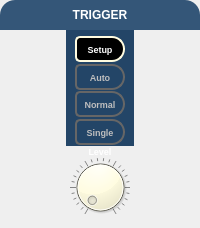
        <widget class="QFrame" name="triggerQFrame">
         <property name="maximumSize">
          <size>
           <width>16777215</width>
           <height>230</height>
          </size>
         </property>
         <property name="styleSheet">
          <string notr="true">#triggerQFrame {
background:#234567;
border: 1px;
border-radius:15px;
}</string>
         </property>
         <layout class="QGridLayout" name="gridLayout_9">
          <property name="leftMargin">
           <number>0</number>
          </property>
          <property name="topMargin">
           <number>0</number>
          </property>
          <property name="rightMargin">
           <number>0</number>
          </property>
          <property name="spacing">
           <number>0</number>
          </property>
          <item row="1" column="1" rowspan="2" alignment="Qt::AlignBottom">
           <widget class="QFrame" name="trig_verticalFrame">
            <property name="sizePolicy">
             <sizepolicy hsizetype="Preferred" vsizetype="Fixed">
              <horstretch>0</horstretch>
              <verstretch>0</verstretch>
             </sizepolicy>
            </property>
            <property name="minimumSize">
             <size>
              <width>50</width>
              <height>116</height>
             </size>
            </property>
            <property name="maximumSize">
             <size>
              <width>69</width>
              <height>111</height>
             </size>
            </property>
            <property name="styleSheet">
             <string notr="true">background:#234567;</string>
            </property>
            <layout class="QVBoxLayout" name="verticalLayout_6">
             <property name="spacing">
              <number>0</number>
             </property>
             <property name="topMargin">
              <number>0</number>
             </property>
             <property name="bottomMargin">
              <number>0</number>
             </property>
             <item>
              <spacer name="verticalSpacer_2">
               <property name="orientation">
                <enum>Qt::Vertical</enum>
               </property>
               <property name="sizeType">
                <enum>QSizePolicy::Fixed</enum>
               </property>
               <property name="sizeHint" stdset="0">
                <size>
                 <width>20</width>
                 <height>6</height>
                </size>
               </property>
              </spacer>
             </item>
             <item alignment="Qt::AlignHCenter|Qt::AlignTop">
              <widget class="QPushButton" name="setup_button">
               <property name="enabled">
                <bool>false</bool>
               </property>
               <property name="sizePolicy">
                <sizepolicy hsizetype="Fixed" vsizetype="Fixed">
                 <horstretch>0</horstretch>
                 <verstretch>0</verstretch>
                </sizepolicy>
               </property>
               <property name="minimumSize">
                <size>
                 <width>50</width>
                 <height>26</height>
                </size>
               </property>
               <property name="maximumSize">
                <size>
                 <width>50</width>
                 <height>26</height>
                </size>
               </property>
               <property name="font">
                <font>
                 <pointsize>7</pointsize>
                 <weight>75</weight>
                 <bold>true</bold>
                </font>
               </property>
               <property name="styleSheet">
                <string notr="true">QPushButton {
background-color: #000;
color: white;
}

QPushButton {
border: 2px solid #fffce0;
border-top-left-radius: 5px;
border-bottom-left-radius: 5px;
border-top-right-radius: 13px;
border-bottom-right-radius: 13px;
}</string>
               </property>
               <property name="text">
                <string>Setup</string>
               </property>
              </widget>
             </item>
             <item alignment="Qt::AlignTop">
              <widget class="QPushButton" name="auto_button">
               <property name="enabled">
                <bool>false</bool>
               </property>
               <property name="sizePolicy">
                <sizepolicy hsizetype="Fixed" vsizetype="Fixed">
                 <horstretch>0</horstretch>
                 <verstretch>0</verstretch>
                </sizepolicy>
               </property>
               <property name="minimumSize">
                <size>
                 <width>50</width>
                 <height>26</height>
                </size>
               </property>
               <property name="maximumSize">
                <size>
                 <width>50</width>
                 <height>26</height>
                </size>
               </property>
               <property name="font">
                <font>
                 <pointsize>7</pointsize>
                 <weight>75</weight>
                 <bold>true</bold>
                </font>
               </property>
               <property name="styleSheet">
                <string notr="true">/* QPushButton default state (raised) */
QPushButton:!checked {
background: qlineargradient(spread:pad, x1:0, y1:0, x2:1, y2:1, 
                            stop:0 #FFFFFF, stop:1 #a4a8a8); /* Gradient lighting from top left */
border: 2px solid #666666;
border-top-left-radius: 5px;
border-bottom-left-radius: 5px;
border-top-right-radius: 13px;
border-bottom-right-radius: 13px;
box-shadow: 10px 10px 15px rgba(0, 0, 0, 0.7);
padding: 5px;
}

/* QPushButton pressed state (sunken) */
QPushButton:pressed {
background: qlineargradient(spread:pad, x1:0, y1:0, x2:1, y2:1, 
                            stop:0 #F8FFEF, stop:1 #b9ff67); /* Gradient for sunken state */
border: 2px solid #333333;
border-top-left-radius: 5px;
border-bottom-left-radius: 5px;
border-top-right-radius: 13px;
border-bottom-right-radius: 13px;
box-shadow: inset 5px 5px 10px rgba(0, 0, 0, 0.7);
padding-top: 7px;
padding-left: 7px;
}

/* QPushButton checked state (raised) */
QPushButton:checked {
background: qlineargradient(spread:pad, x1:0, y1:0, x2:1, y2:1, 
                            stop:0 #F8FFEF, stop:1 #b9ff67); /* Gradient lighting for checked state */
border: 2px solid #666666;
border-top-left-radius: 5px;
border-bottom-left-radius: 5px;
border-top-right-radius: 13px;
border-bottom-right-radius: 13px;
box-shadow: 10px 10px 15px rgba(0, 0, 0, 0.7);
padding: 5px;
}

/* QPushButton checked and pressed state (sunken) */
QPushButton:checked:pressed {
background: qlineargradient(spread:pad, x1:0, y1:0, x2:1, y2:1, 
                            stop:0 #F8FFEF, stop:1 #b9ff67); /* Gradient for sunken state */
border: 2px solid #333333;
border-top-left-radius: 5px;
border-bottom-left-radius: 5px;
border-top-right-radius: 13px;
border-bottom-right-radius: 13px;
box-shadow: inset 5px 5px 10px rgba(0, 0, 0, 0.7);
padding-top: 7px;
padding-left: 7px;
}
</string>
               </property>
               <property name="text">
                <string>Auto</string>
               </property>
               <property name="checkable">
                <bool>true</bool>
               </property>
              </widget>
             </item>
             <item alignment="Qt::AlignHCenter|Qt::AlignTop">
              <widget class="QPushButton" name="normal_button">
               <property name="enabled">
                <bool>false</bool>
               </property>
               <property name="sizePolicy">
                <sizepolicy hsizetype="Fixed" vsizetype="Fixed">
                 <horstretch>0</horstretch>
                 <verstretch>0</verstretch>
                </sizepolicy>
               </property>
               <property name="minimumSize">
                <size>
                 <width>50</width>
                 <height>26</height>
                </size>
               </property>
               <property name="maximumSize">
                <size>
                 <width>50</width>
                 <height>26</height>
                </size>
               </property>
               <property name="font">
                <font>
                 <pointsize>7</pointsize>
                 <weight>75</weight>
                 <bold>true</bold>
                </font>
               </property>
               <property name="styleSheet">
                <string notr="true">/* QPushButton default state (raised) */
QPushButton:!checked {
background: qlineargradient(spread:pad, x1:0, y1:0, x2:1, y2:1, 
                            stop:0 #FFFFFF, stop:1 #a4a8a8); /* Gradient lighting from top left */
border: 2px solid #666666;
border-top-left-radius: 5px;
border-bottom-left-radius: 5px;
border-top-right-radius: 13px;
border-bottom-right-radius: 13px;
box-shadow: 10px 10px 15px rgba(0, 0, 0, 0.7);
padding: 5px;
}

/* QPushButton pressed state (sunken) */
QPushButton:pressed {
background: qlineargradient(spread:pad, x1:0, y1:0, x2:1, y2:1, 
                            stop:0 #F8FFEF, stop:1 #b9ff67); /* Gradient for sunken state */
border: 2px solid #333333;
border-top-left-radius: 5px;
border-bottom-left-radius: 5px;
border-top-right-radius: 13px;
border-bottom-right-radius: 13px;
box-shadow: inset 5px 5px 10px rgba(0, 0, 0, 0.7);
padding-top: 7px;
padding-left: 7px;
}

/* QPushButton checked state (raised) */
QPushButton:checked {
background: qlineargradient(spread:pad, x1:0, y1:0, x2:1, y2:1, 
                            stop:0 #F8FFEF, stop:1 #b9ff67); /* Gradient lighting for checked state */
border: 2px solid #666666;
border-top-left-radius: 5px;
border-bottom-left-radius: 5px;
border-top-right-radius: 13px;
border-bottom-right-radius: 13px;
box-shadow: 10px 10px 15px rgba(0, 0, 0, 0.7);
padding: 5px;
}

/* QPushButton checked and pressed state (sunken) */
QPushButton:checked:pressed {
background: qlineargradient(spread:pad, x1:0, y1:0, x2:1, y2:1, 
                            stop:0 #F8FFEF, stop:1 #b9ff67); /* Gradient for sunken state */
border: 2px solid #333333;
border-top-left-radius: 5px;
border-bottom-left-radius: 5px;
border-top-right-radius: 13px;
border-bottom-right-radius: 13px;
box-shadow: inset 5px 5px 10px rgba(0, 0, 0, 0.7);
padding-top: 7px;
padding-left: 7px;
}
</string>
               </property>
               <property name="text">
                <string>Normal</string>
               </property>
               <property name="checkable">
                <bool>true</bool>
               </property>
              </widget>
             </item>
             <item alignment="Qt::AlignHCenter|Qt::AlignTop">
              <widget class="QPushButton" name="single_button">
               <property name="enabled">
                <bool>false</bool>
               </property>
               <property name="sizePolicy">
                <sizepolicy hsizetype="Fixed" vsizetype="Fixed">
                 <horstretch>0</horstretch>
                 <verstretch>0</verstretch>
                </sizepolicy>
               </property>
               <property name="minimumSize">
                <size>
                 <width>50</width>
                 <height>26</height>
                </size>
               </property>
               <property name="maximumSize">
                <size>
                 <width>50</width>
                 <height>26</height>
                </size>
               </property>
               <property name="font">
                <font>
                 <pointsize>7</pointsize>
                 <weight>75</weight>
                 <bold>true</bold>
                </font>
               </property>
               <property name="styleSheet">
                <string notr="true">/* QPushButton default state (raised) */
QPushButton:!checked {
background: qlineargradient(spread:pad, x1:0, y1:0, x2:1, y2:1, 
                            stop:0 #FFFFFF, stop:1 #a4a8a8); /* Gradient lighting from top left */
border: 2px solid #666666;
border-top-left-radius: 5px;
border-bottom-left-radius: 5px;
border-top-right-radius: 13px;
border-bottom-right-radius: 13px;
box-shadow: 10px 10px 15px rgba(0, 0, 0, 0.7);
padding: 5px;
}

/* QPushButton pressed state (sunken) */
QPushButton:pressed {
background: qlineargradient(spread:pad, x1:0, y1:0, x2:1, y2:1, 
                            stop:0 #F8FFEF, stop:1 #b9ff67); /* Gradient for sunken state */
border: 2px solid #333333;
border-top-left-radius: 5px;
border-bottom-left-radius: 5px;
border-top-right-radius: 13px;
border-bottom-right-radius: 13px;
box-shadow: inset 5px 5px 10px rgba(0, 0, 0, 0.7);
padding-top: 7px;
padding-left: 7px;
}

/* QPushButton checked state (raised) */
QPushButton:checked {
background: qlineargradient(spread:pad, x1:0, y1:0, x2:1, y2:1, 
                            stop:0 #F8FFEF, stop:1 #b9ff67); /* Gradient lighting for checked state */
border: 2px solid #666666;
border-top-left-radius: 5px;
border-bottom-left-radius: 5px;
border-top-right-radius: 13px;
border-bottom-right-radius: 13px;
box-shadow: 10px 10px 15px rgba(0, 0, 0, 0.7);
padding: 5px;
}

/* QPushButton checked and pressed state (sunken) */
QPushButton:checked:pressed {
background: qlineargradient(spread:pad, x1:0, y1:0, x2:1, y2:1, 
                            stop:0 #F8FFEF, stop:1 #b9ff67); /* Gradient for sunken state */
border: 2px solid #333333;
border-top-left-radius: 5px;
border-bottom-left-radius: 5px;
border-top-right-radius: 13px;
border-bottom-right-radius: 13px;
box-shadow: inset 5px 5px 10px rgba(0, 0, 0, 0.7);
padding-top: 7px;
padding-left: 7px;
}
</string>
               </property>
               <property name="text">
                <string>Single</string>
               </property>
               <property name="checkable">
                <bool>true</bool>
               </property>
              </widget>
             </item>
            </layout>
           </widget>
          </item>
          <item row="4" column="1" alignment="Qt::AlignHCenter|Qt::AlignBottom">
           <widget class="CustomDial" name="triggerLevelKnob">
            <property name="sizePolicy">
             <sizepolicy hsizetype="Fixed" vsizetype="Fixed">
              <horstretch>0</horstretch>
              <verstretch>0</verstretch>
             </sizepolicy>
            </property>
            <property name="minimumSize">
             <size>
              <width>60</width>
              <height>60</height>
             </size>
            </property>
            <property name="maximumSize">
             <size>
              <width>60</width>
              <height>60</height>
             </size>
            </property>
            <property name="styleSheet">
             <string notr="true">background-color:#fffce0;</string>
            </property>
            <property name="notchesVisible">
             <bool>true</bool>
            </property>
           </widget>
          </item>
          <item row="0" column="0" colspan="3">
           <widget class="QLabel" name="label_8">
            <property name="sizePolicy">
             <sizepolicy hsizetype="Preferred" vsizetype="Fixed">
              <horstretch>0</horstretch>
              <verstretch>0</verstretch>
             </sizepolicy>
            </property>
            <property name="minimumSize">
             <size>
              <width>0</width>
              <height>30</height>
             </size>
            </property>
            <property name="font">
             <font>
              <weight>75</weight>
              <bold>true</bold>
             </font>
            </property>
            <property name="styleSheet">
             <string notr="true">QLabel {
background:#345678;
border-top-left-radius:15px;
border-top-right-radius:15px;
color: white;
}</string>
            </property>
            <property name="text">
             <string>TRIGGER</string>
            </property>
            <property name="alignment">
             <set>Qt::AlignCenter</set>
            </property>
           </widget>
          </item>
          <item row="3" column="1">
           <widget class="QLabel" name="label_4">
            <property name="sizePolicy">
             <sizepolicy hsizetype="Preferred" vsizetype="Fixed">
              <horstretch>0</horstretch>
              <verstretch>0</verstretch>
             </sizepolicy>
            </property>
            <property name="maximumSize">
             <size>
              <width>16777215</width>
              <height>30</height>
             </size>
            </property>
            <property name="font">
             <font>
              <pointsize>7</pointsize>
              <weight>75</weight>
              <bold>true</bold>
             </font>
            </property>
            <property name="styleSheet">
             <string notr="true">color:white;background:rgba(0,0,0,0)</string>
            </property>
            <property name="text">
             <string>Level</string>
            </property>
            <property name="alignment">
             <set>Qt::AlignCenter</set>
            </property>
           </widget>
          </item>
         </layout>
        </widget>
